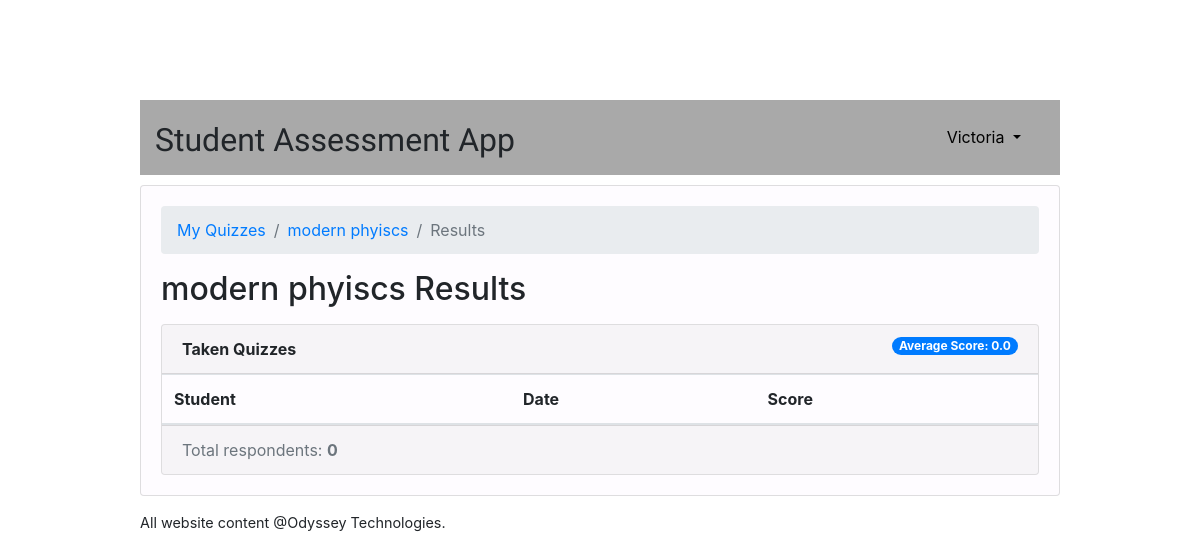
The app's page /teachers/quiz/9/results/ (signed in), older data.
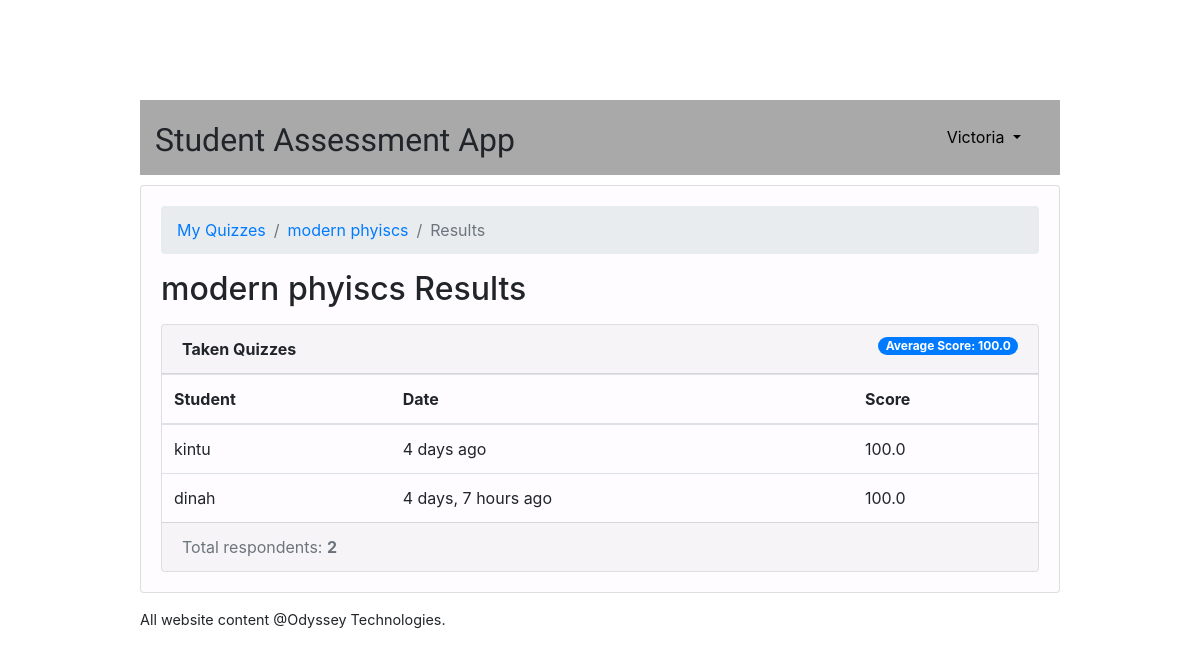
The same page, newer data.
### classroom/models.py (models this page shows, shortened)
class User(AbstractUser):
    is_student = models.BooleanField(default=False)
    is_teacher = models.BooleanField(default=False)

class Quiz(models.Model):
    owner = models.ForeignKey(User, on_delete=models.CASCADE, related_name='quizzes')
    name= models.CharField(max_length=255)
    subject = models.ForeignKey(Subject, on_delete=models.CASCADE, related_name='quizzes')

class TakenQuiz(models.Model):
    student = models.ForeignKey(Student, on_delete=models.CASCADE, related_name='taken_quizzes')
    quiz = models.ForeignKey(Quiz, on_delete=models.CASCADE, related_name='taken_quizzes')
    score = models.FloatField()
    date = models.DateTimeField(auto_now_add=True)

class Student(models.Model):
    user = models.OneToOneField(User, on_delete=models.CASCADE, primary_key=True)
    quizzes = models.ManyToManyField(Quiz, through='TakenQuiz')
    interests = models.ManyToManyField(Subject, related_name='interested_students')

### classroom/views/teachers.py (the view)
# urls.py: path('quiz/<int:pk>/results/', teachers.QuizResultsView.as_view(), name='quiz_results'),
@method_decorator([login_required, teacher_required], name='dispatch')
class QuizResultsView(DetailView):
    model = Quiz
    context_object_name = 'quiz'
    template_name = 'classroom/teachers/quiz_results.html'
    def get_context_data(self, **kwargs):
        quiz = self.get_object()
        taken_quizzes = quiz.taken_quizzes.select_related('student__user').order_by('-date')
        total_taken_quizzes = taken_quizzes.count()
        quiz_score = quiz.taken_quizzes.aggregate(average_score=Avg('score'))
        extra_context = {
            'taken_quizzes': taken_quizzes,
            'total_taken_quizzes': total_taken_quizzes,
            'quiz_score': quiz_score
        }
        kwargs.update(extra_context)
        return super().get_context_data(**kwargs)
    def get_queryset(self):
        return self.request.user.quizzes.all()

### classroom/templates/classroom/teachers/quiz_results.html
{% extends 'base.html' %}
{% load crispy_forms_tags humanize %}
{% block content %}
  <nav aria-label="breadcrumb">
    <ol class="breadcrumb">
      <li class="breadcrumb-item"><a href="{% url 'teachers:quiz_change_list' %}">My Quizzes</a></li>
      <li class="breadcrumb-item"><a href="{% url 'teachers:quiz_change' quiz.pk %}">{{ quiz.name }}</a></li>
      <li class="breadcrumb-item active" aria-current="page">Results</li>
    </ol>
  </nav>
  <h2 class="mb-3">{{ quiz.name }} Results</h2>
  <div class="card">
    <div class="card-header">
      <strong>Taken Quizzes</strong>
      <span class="badge badge-pill badge-primary float-right">Average Score: {{ quiz_score.average_score|default_if_none:0.0 }}</span>
    </div>
    <table class="table mb-0">
      <thead>
        <tr>
          <th>Student</th>
          <th>Date</th>
          <th>Score</th>
        </tr>
      </thead>
      <tbody>
        {% for taken_quiz in taken_quizzes %}
          <tr>
            <td>{{ taken_quiz.student.user.username }}</td>
            <td>{{ taken_quiz.date|naturaltime }}</td>
            <td>{{ taken_quiz.score }}</td>
          </tr>
        {% endfor %}
      </tbody>
    </table>
    <div class="card-footer text-muted">
      Total respondents: <strong>{{ total_taken_quizzes }}</strong>
    </div>
  </div>
{% endblock %}

### templates/base.html (shortened to what this page needs)
{% load static %}<!doctype html>
<html lang="en">
  <head>
    <link rel="stylesheet" href="https://maxcdn.bootstrapcdn.com/bootstrap/4.0.0/css/bootstrap.min.css">
    <link rel="stylesheet" type="text/css" href="{% static 'vendor/fontello-2f186091/css/fontello.css' %}">
    <link rel="stylesheet" type="text/css" href="{% static 'css/app.css' %}">
    {% if user.is_authenticated and user.is_teacher %}
      <link rel="stylesheet" type="text/css" href="{% static 'css/teachers.css' %}">
    {% else %}
      <link rel="stylesheet" type="text/css" href="{% static 'css/students.css' %}">
    {% endif %}
  </head>
  <body>
    <div class="container my-4">
      <div class="row justify-content-center">
        <div class="col-md-10 col-sm-12">
          <div class="row" style="background-color: #a9a9a9; margin:0">
            <div class="col-6">
              <h1 class="logo">
                <a href="{% url 'home' %}">
                  Student Assessment App
                </a>
              </h1>
            </div>
              <nav class= "navbar navbar-expand-sm navbar-dark" style="margin-left: auto;" >
                <div class= "container" > <div class= "collapse navbar-collapse" id= "mainMenu" >
                    {% if user.is_authenticated %}
                    <ul class= "navbar-nav ml-auto" >
                     <li class= "nav-item dropdown" >
                     <a class= "nav-link dropdown-toggle" style="color: black;" href= "#" id= "userMenu" data-toggle= "dropdown" aria-haspopup= "true" aria-expanded= "false" > {{ user.username }} </a>
                  </li>
                </ul> {% else %} <form class= "form-inline ml-auto" >
                  <a href= " {% url 'login' %} " class= "btn btn-secondary ml-2" > Login </a>
                  <a href= " {% url 'signup' %} " class= "btn btn-primary ml-2" > Sign up </a>
                </form>
                {% endif %}
                </div>
              </div>
              </nav>
          </div>
          <div class="card mb-3">
            <div class="card-body">
              {% block content %}
              {% endblock %}
            </div>
          </div>
          <footer>
             All website content @Odyssey Technologies.
          </footer>
        </div>
      </div>
    </div>
  </body>
</html>

### static/css/app.css (style rules this page uses)
.logo { font-family: 'Clicker Script', cursive; }
.logo a { color: #212529; text-decoration: none; }
.navbar { position: relative; display: -webkit-box; display: -ms-flexbox; display: flex; -ms-flex-wrap: wrap; flex-wrap: wrap; -webkit-box-align: center; -ms-flex-align: center; align-items: center; -webkit-box-pack: justify; -ms-flex-pack: justify; justify-content: space-between; padding: .5rem 1rem; }
footer { font-size: .9rem; }
h1 { display: block; font-size: 2em; margin-block-start: 0.67em; margin-block-end: 0.67em; margin-inline-start: 0px; margin-inline-end: 0px; margin-bottom: 15px; }
.justify-content-center { -webkit-box-pack: center!important; -ms-flex-pack: center!important; justify-content: center!important; margin-top: 100px; }
.card { position: relative; margin-top: 10px; display: -webkit-box; display: -ms-flexbox; display: flex; -webkit-box-orient: vertical; -webkit-box-direction: normal; -ms-flex-direction: column; flex-direction: column; min-width: 0; word-wrap: break-word; background-color: #FEFCFF; background-clip: border-box; border: 1px solid rgba(0,0,0,.125); border-radius: .25rem; }

### static/css/teachers.css (style rules this page uses)
body { background-color: #fff; }

Row changes from the older to the newer data that the page shows:
added TakenQuiz: student.user.username "kintu", date "4 days ago", score "100.0"
added TakenQuiz: student.user.username "dinah", date "4 days, 7 hours ago", score "100.0"
Text that changed along with them:
{{ quiz_score.average_score|default_if_none:0.0 }}: "0.0" → "100.0"
{{ total_taken_quizzes }}: "0" → "2"
